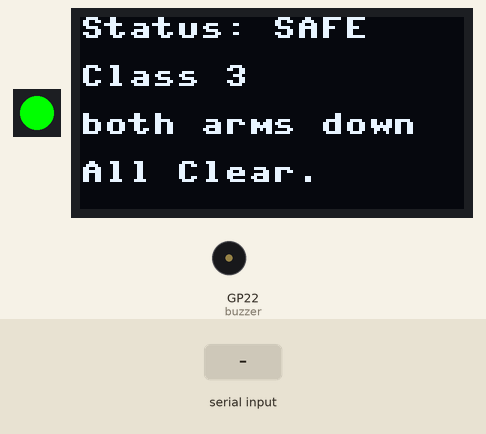
Recording of a program running on a simulated Raspberry Pi Pico running MicroPython. On the bench: 1 RGB LEDs in strip order, left to right, 128×64 one-colour display, buzzer (waves = sounding). Inputs (shaded band) come from the test bench. Files the program writes start out absent; library files of the repository ran but are not shown: ssd1306.py; what the program prints to the serial console is not drawn.

Above: at 2.3 s.
2.4 s: "Class 1" typed at the serial console, then Enter
At 2.67 s:
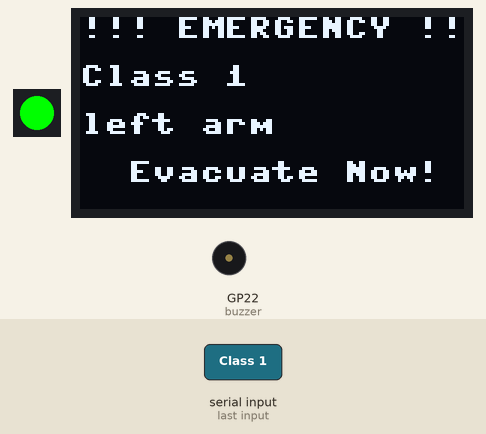
5.4 s: "boot" typed at the serial console, then Enter
At 6.6 s:
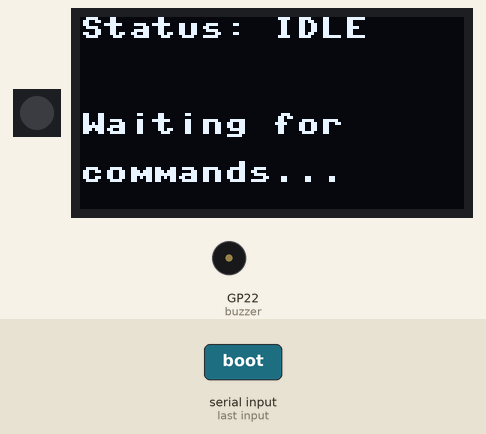
6.9 s: "Class 2" typed at the serial console, then Enter
At 7.17 s:
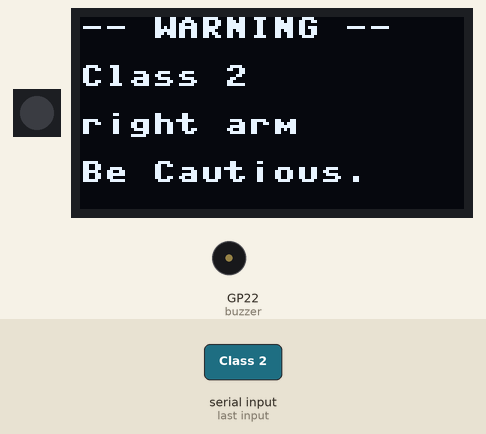
9.9 s: "Class 1" typed at the serial console, then Enter
At 10.17 s:
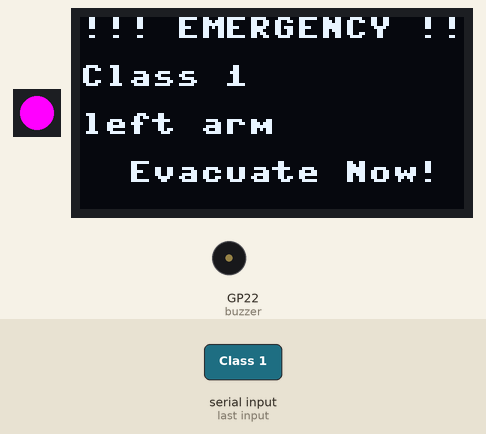
11.9 s: "Class 2" typed at the serial console, then Enter
At 12.8 s:
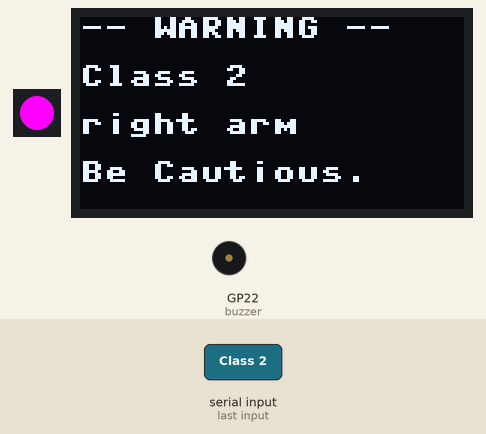
13.9 s: "Class 3" typed at the serial console, then Enter
At 14.4 s:
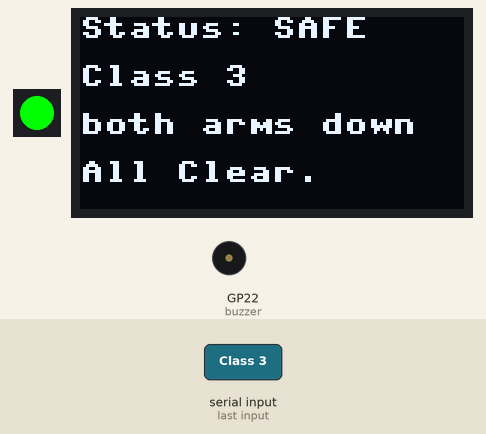
Timing chart, 0 to 16.4 s (numbered marks = the images above; inputs shaded):
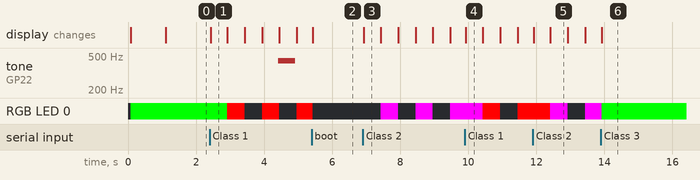

Measured:
- after the input at 2.4 s, tone on GP22 (buzzer): silent → 440 Hz after 2.0 s, → silent 0.50 s later; RGB LED 0: alternates RGB(255, 0, 0) for 0.51 s and off for 0.51 s, starting after 0.52 s; the display: changes at once (image 1)
- after the input at 5.4 s, tone on GP22 (buzzer): stays silent (without the input it goes to 440 Hz after 1.0 s); the display: changes at once (image 2)
- after the input at 6.9 s, RGB LED 0: alternates RGB(255, 0, 255) for 0.51 s and off for 0.51 s, starting after 0.52 s; the display: changes at once (image 3)
- after the input at 9.9 s, the display: changes at once (image 4)
- after the input at 11.9 s, tone on GP22 (buzzer): stays silent (without the input it goes to 440 Hz after 0.02 s); the display: first changes at once (image 5 shows a later state)
- after the input at 13.9 s, the display: changes at once (image 6)
- what the display in image 1 shows lasts 0.5 s, from 2.4 s to 2.9 s

The program:

02_danger_AI.py
```python
import machine
import time
import sys
import select
from neopixel import NeoPixel
import ssd1306  # (추가) OLED 라이브러리

# --- 1. 학습된 핀 번호 설정 ---
NEOPIXEL_PIN = 21  # 네오픽셀 (GP21)
BUZZER_PIN = 22    # 부저 (GP22)
I2C_SDA_PIN = 4    # I2C SDA (GP4)
I2C_SCL_PIN = 5    # I2C SCL (GP5)
LOG_FILE = 'serial_log.txt'

# --- 2. (추가) OLED 설정 ---
OLED_WIDTH = 128
OLED_HEIGHT = 64
I2C_ADDR = 0x3C # OLED 주소

# --- 3. (추가) OLED에 표시할 텍스트 (128x64, 4줄 맞춤) ---
OLED_TEXTS = {
    # Class 0 또는 알 수 없음
    0: ["Status: IDLE",
        "",
        "Waiting for",
        "commands..."],
     # -------Class 1---------
    1: ["!!! EMERGENCY !!!",
        "Class 1",
        "left arm",
        "  Evacuate Now!"],
    # -------Class 2---------
    2: ["-- WARNING --",
        "Class 2",
        "right arm",
        "Be Cautious."],
    # -------Class 3---------
    3: ["Status: SAFE",
        "Class 3",
        "both arms down",
        "All Clear."],
    # -----------------------
    "boot": ["Booting...",
             "",
             "System Check...",
             ""],
    "error": ["SYSTEM ERROR",
              "",
              "Check log file",
              "for details."]
}

# --- 4. 하드웨어 초기화 ---
# 네오픽셀
np = NeoPixel(machine.Pin(NEOPIXEL_PIN), 1)

# 부저 (PWM)
buzzer = machine.PWM(machine.Pin(BUZZER_PIN))
buzzer.freq(440)     # '라' 음 (440Hz)
buzzer.duty_u16(0)   # 볼륨 0으로 시작

# 시리얼 입력 감지기
poller = select.poll()
poller.register(sys.stdin, select.POLLIN)

# (추가) I2C 및 OLED 초기화
try:
    i2c = machine.I2C(0, sda=machine.Pin(I2C_SDA_PIN), scl=machine.Pin(I2C_SCL_PIN), freq=400000)
    oled = ssd1306.SSD1306_I2C(OLED_WIDTH, OLED_HEIGHT, i2c, addr=I2C_ADDR)
    oled.fill(0)
    oled.show()
except Exception as e:
    print(f"OLED 초기화 실패: {e}. OLED 없이 계속합니다.")
    oled = None # OLED 없이도 프로그램이 동작하도록 None 처리

# --- 5. 색상 정의 ---
COLOR_RED = (255, 0, 0)
COLOR_GREEN = (0, 255, 0)
COLOR_PURPLE = (255, 0, 255) # Class 2 (주의)
COLOR_OFF = (0, 0, 0)
COLOR_ERROR = (255, 100, 0)  # 오류시 주황색

# --- 6. 상태 변수 ---
current_state = 0
last_blink_time = 0
last_beep_time = 0
neopixel_on = False
buzzer_on = False

# --- 7. 헬퍼 함수 ---
def set_neopixel(color):
    """네오픽셀 색상을 즉시 적용"""
    np[0] = color
    np.write()

def log_message(msg):
    """파일에 로그를 기록합니다."""
    try:
        with open(LOG_FILE, 'a') as f:
            f.write(f"{time.ticks_ms()}: {msg}\n")
    except Exception as e:
        print(f"Failed to write log: {e}")

def display_text(text_list):
    """OLED에 텍스트 목록을 출력합니다."""
    if oled is None: # OLED가 초기화되지 않았다면 함수 종료
        return

    oled.fill(0) # 화면 지우기
    for i, line_text in enumerate(text_list):
        # (수정) Y 좌표 계산: 인덱스(i) * 한 줄 높이(16)
        y_pos = i * 16

        if y_pos < OLED_HEIGHT:
            oled.text(line_text, 0, y_pos) # (텍스트, X좌표, Y좌표)
        else:
            break
    oled.show() # 화면 갱신

# --- 8. 부팅 및 시작 ---
log_message("---- SCRIPT STARTED ----")
display_text(OLED_TEXTS["boot"]) # (추가) OLED에 부팅 메시지
set_neopixel(COLOR_GREEN)
current_state = 3
time.sleep(1) # 부팅 메시지를 1초간 보여줌
display_text(OLED_TEXTS[current_state]) # (추가) OLED에 현재 상태(안전) 표시
print("Pico Ready. Waiting for Serial commands...")

# --- 9. 메인 루프 ---
while True:
    try:
        now = time.ticks_ms()

        # --- A. 시리얼 입력 처리 ---
        events = poller.poll(10)

        if events:
            line_data = sys.stdin.readline()
            if line_data:
                class_name = line_data.strip()
                log_message(f"Received: {class_name}")

                new_state = 0 # 기본값 (알수없는 명령)
                if class_name == "Class 1":
                    new_state = 1
                elif class_name == "Class 2":
                    new_state = 2
                elif class_name == "Class 3":
                    new_state = 3

                # 상태가 변경되었을 때만 실행
                if new_state != current_state:
                    current_state = new_state

                    # (추가) OLED에 즉시 상태 텍스트 출력
                    display_text(OLED_TEXTS[current_state])

                    # --- 장치 초기화 ---
                    buzzer.duty_u16(0)
                    buzzer_on = False
                    neopixel_on = False

                    if current_state == 3:
                        set_neopixel(COLOR_GREEN)
                    elif current_state == 0:
                        set_neopixel(COLOR_OFF)

                    last_blink_time = now
                    last_beep_time = now

        # --- B. 현재 상태에 따른 동작 처리 (비차단) ---

        # 1. 비상 (Class 1): 빨간색 깜빡임 + 2초 간격 비프음
        if current_state == 1:
            if time.ticks_diff(now, last_blink_time) > 500:
                neopixel_on = not neopixel_on
                set_neopixel(COLOR_RED if neopixel_on else COLOR_OFF)
                last_blink_time = now

            if not buzzer_on and time.ticks_diff(now, last_beep_time) > 2000:
                buzzer.duty_u16(30000)
                buzzer_on = True
                last_beep_time = now

            if buzzer_on and time.ticks_diff(now, last_beep_time) > 500:
                buzzer.duty_u16(0)
                buzzer_on = False

        # 2. 주의 (Class 2): 보라색 깜빡임
        elif current_state == 2:
            if time.ticks_diff(now, last_blink_time) > 500:
                neopixel_on = not neopixel_on
                set_neopixel(COLOR_PURPLE if neopixel_on else COLOR_OFF)
                last_blink_time = now

        # 3. 안전 (Class 3) 또는 0. IDLE (Class 0):
        #    (상태 변경 시 이미 네오픽셀/부저가 설정되었으므로
        #     루프에서 추가로 할 작업 없음)

    except Exception as e:
        log_message(f"ERROR: {str(e)}")
        display_text(OLED_TEXTS["error"]) # (추가) OLED에 오류 메시지
        for _ in range(5):
            set_neopixel(COLOR_ERROR); time.sleep_ms(50)
            set_neopixel(COLOR_OFF); time.sleep_ms(50)
```
